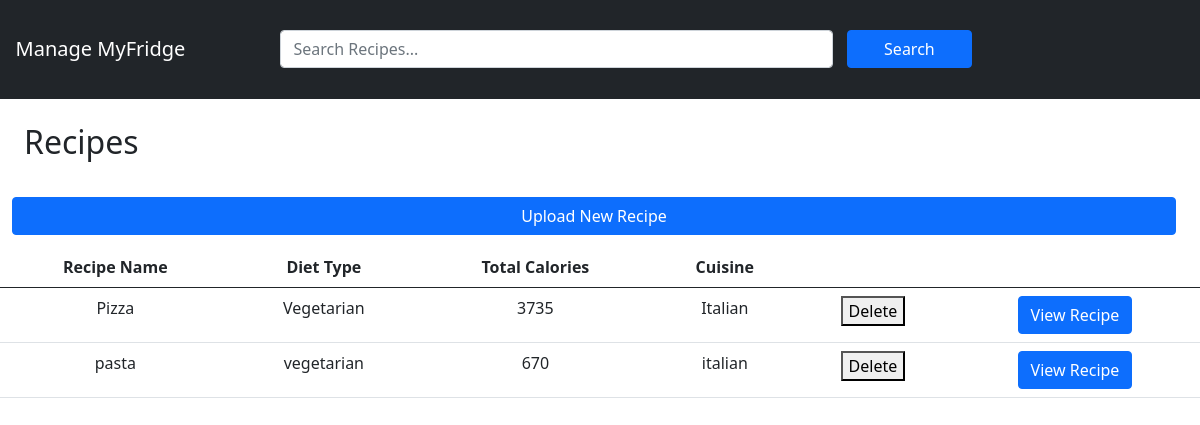
/recipes/search, run on an earlier commit of the app's database.
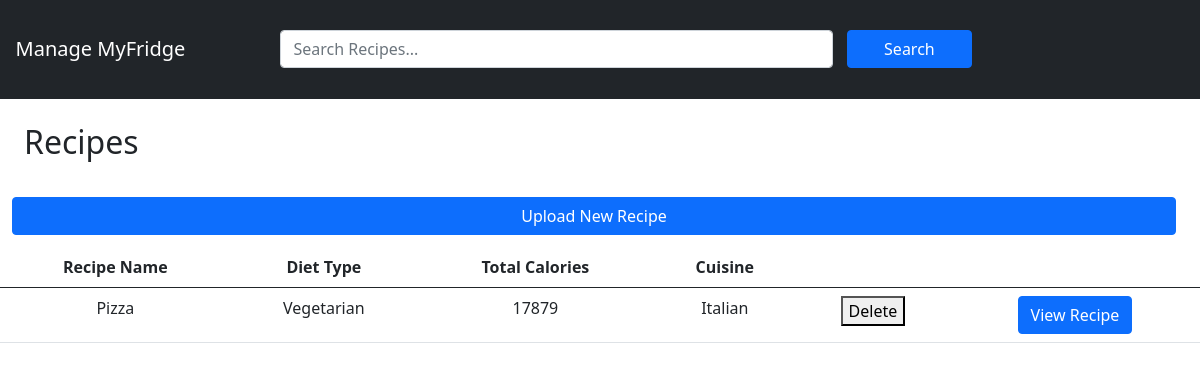
And on a later commit of the database.
### main.py (models this page shows, shortened)
class Recipe(db.Model):
    id = db.Column(db.Integer, primary_key=True)
    name = db.Column(db.String(100), nullable=False)
    diet_type = db.Column(db.String(50))
    total_calories = db.Column(db.Integer)
    cuisine = db.Column(db.String(50))
    text = db.Column(db.String(1000))
    ingredients = db.relationship('RecipeIngredient', back_populates='recipe')

### main.py (the view)
@app.route('/recipes/search', methods=['GET'])
def recipes_search():
    search_query = request.args.get('search', '').strip()
    if not search_query:
        recipes = Recipe.query.all()
    else:
        recipes = Recipe.query.filter(
            Recipe.name.ilike(f"%{search_query}%") |
            Recipe.diet_type.ilike(f"%{search_query}%") |
            Recipe.cuisine.ilike(f"%{search_query}%")
        ).all()
    return render_template('recipes.html', recipes=recipes)

### templates/recipes.html (shortened to what this page needs)
<!DOCTYPE html>
<html>
<head>
    <link href="https://cdn.jsdelivr.net/npm/bootstrap@5.0.0-beta1/dist/css/bootstrap.min.css" rel="stylesheet"
>
</head>
<body>
    <nav class="navbar navbar-expand-lg navbar-dark bg-dark ">
        <a style="width:15%;min-width:250px;" class="navbar-brand" href="/search?search="> &nbsp;&nbsp; Manage
            MyFridge</a>
        <div style="width:60%">
            <form class="form-inline" id="myForm" action="/recipes/search" method="GET">
    <nav class="navbar" style="margin: 2%;">
        <input type="search" name="search" placeholder="Search Recipes..."
            class="form-control mr-sm-2" style="width: 80%; display: inline-block;">
        <input type="submit" value="Search" class="btn btn-primary my-2 my-sm-0"
            style="width: 18%; display: inline-block; height: 100%;">
    </nav>
</form>
        </div>
    </nav>
    <form method="post" enctype="multipart/form-data">
        <h2 style="margin:2%">Recipes</h2>
        <button class="btn btn-primary"
                style="width: 97%; text-align: center; display: inline-block; height: 100%; margin: 1%;"
                onclick="location.href='/recipes/upload/search'" type="button">
            Upload New Recipe
        </button>
    </form>
    <div class="table2" style="width: 100%; display: block;">
        <table class="table" style="width:100%; text-align: center;">
            <thead>
                <tr>
                    <th scope="col">Recipe Name</th>
                    <th scope="col">Diet Type</th>
                    <th scope="col">Total Calories</th>
                    <th scope="col">Cuisine</th>
                    <th scope="col"></th>
                    <th scope="col"></th>
                </tr>
            </thead>
            <tbody>
                {% for recipe in recipes %}
                <tr>
                    <td>{{ recipe.name }}</td>
                    <td>{{ recipe.diet_type }}</td>
                    <td>{{ recipe.total_calories }}</td>
                    <td>{{ recipe.cuisine }}</td>
                    <td><form method="post" action="/recipes/delete/{{recipe['id']}}">
                        <button type="submit">Delete</button>
                    </form></td>
                    <td>
                        <a class="btn btn-primary" href="/recipes/view/{{ recipe.id }}">View Recipe</a>
                    </td>
                </tr>
                {% endfor %}
            </tbody>
        </table>
    </div>
</body>
</html>

What changed in the data, as far as the page shows it:
removed Recipe: name "pasta", diet_type "vegetarian", total_calories "670", cuisine "italian"
changed Recipe "Pizza": total_calories "3735" → "17879"
